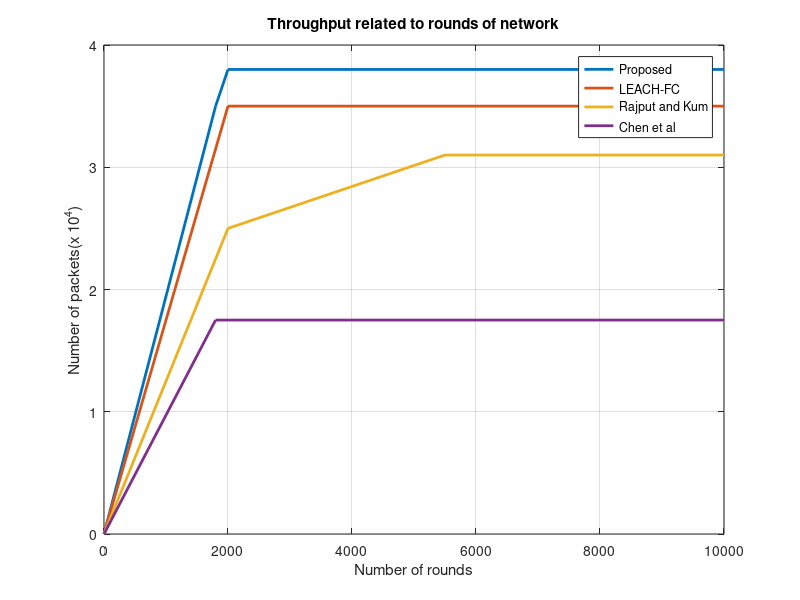

MATLAB code to generate this figure:
% Define your data points
x1 = [0, 1800, 2000, 10000];
y1 = [0, 3.5, 3.8, 3.8];

x2 = [0, 2000, 10000];
y2 = [0, 3.5, 3.5];

x3 = [0, 2000, 5500, 10000];
y3 = [0, 2.5,  3.1, 3.1];

x4 =[0,1800,10000];
y4 = [0,1.75,1.75];

% Plot the lines
figure; % Create a new figure window
plot(x1, y1, 'LineWidth', 2); % Plot line 1
hold on; % Hold the plot to overlay other lines
plot(x2, y2, 'LineWidth', 2); % Plot line 2
plot(x3, y3, 'LineWidth', 2); % Plot line 3
plot(x4, y4, 'LineWidth', 2); % Plot line 4

% Customize the plot
title('Throughput related to rounds of network');
xlabel('Number of rounds');
ylabel('Number of packets(x 10^4)');
legend('Proposed', 'LEACH-FC', 'Rajput and Kum', 'Chen et al'); % Add legend
grid on; % Display grid

% Optionally, save the plot as an image file
% saveas(gcf, 'line_graph.png'); % Save the plot as an image file
